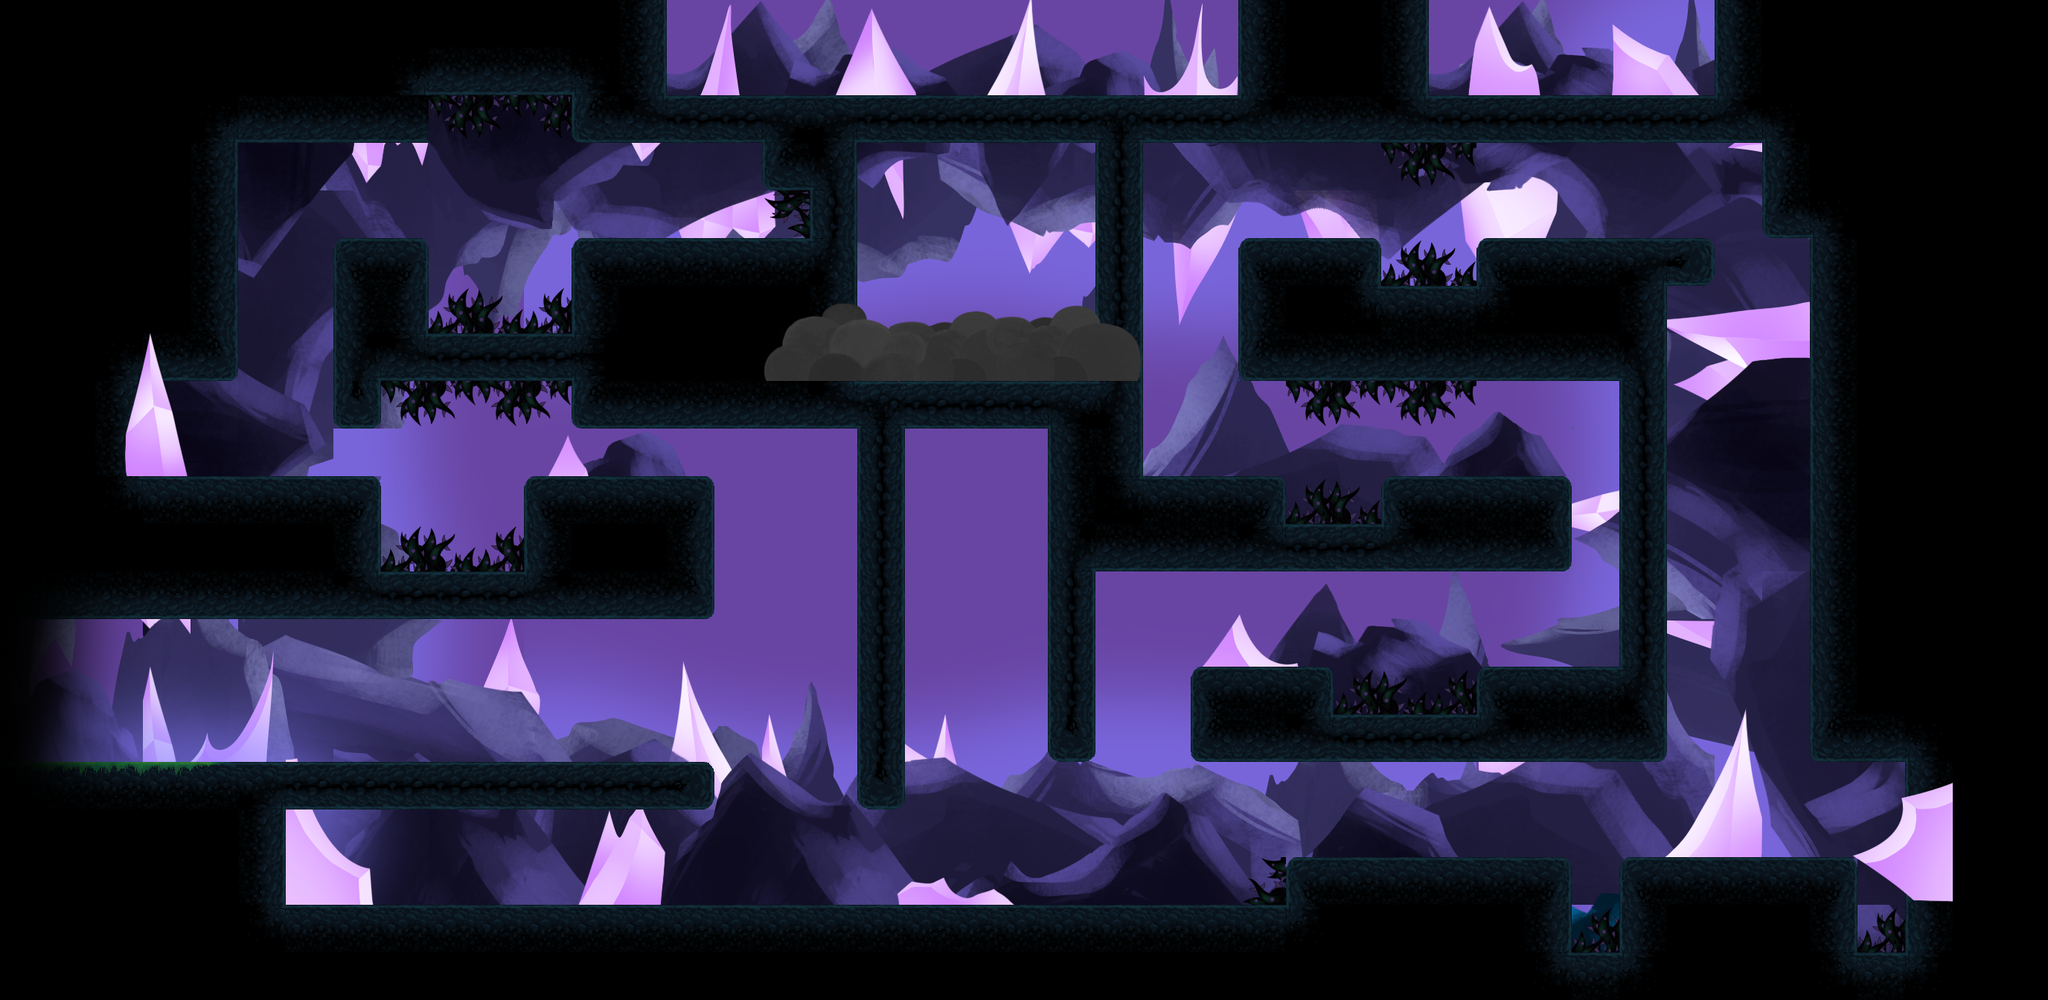

Rendered tile map (Tiled .tmx) drawn with the repository's tilesets; below, a short description and the map source with its tile grids summarised:
An orthogonal 43x21 tile map with 64x64 px tiles, 10 tile layers (Background, Background Fog, Fourth Layer, Rocks Third Layer, ...), 3 hidden layers not drawn, 23 tilesets and 133 objects (13x Spikes, 9x Door, 6x Plate, 4x Box, 3x Creebler, ...).

<map version="1.10" tiledversion="1.11.2" orientation="orthogonal" renderorder="right-down" width="43" height="21" tilewidth="64" tileheight="64" infinite="0" nextlayerid="89" nextobjectid="1814">
 <tileset firstgid="1" name="tiles_cave" tilewidth="64" tileheight="64" tilecount="100" columns="10">
  <image source="../Props/tiles_cave.png" width="640" height="640" />
 </tileset>
 <tileset firstgid="101" name="rocas1" tilewidth="64" tileheight="64" tilecount="480" columns="30">
  <image source="../Environment/rocas1.png" width="1920" height="1080" />
 </tileset>
 <tileset firstgid="581" name="rocas2" tilewidth="64" tileheight="64" tilecount="480" columns="30">
  <image source="../Environment/rocas2.png" width="1920" height="1080" />
 </tileset>
 <tileset firstgid="1061" name="rocas3" tilewidth="64" tileheight="64" tilecount="480" columns="30">
  <image source="../Environment/rocas3.png" width="1920" height="1080" />
 </tileset>
 <tileset firstgid="1541" name="Fondo_cueva" tilewidth="64" tileheight="64" tilecount="480" columns="30">
  <image source="../Environment/Fondo_cueva.png" width="1920" height="1080" />
 </tileset>
 <tileset firstgid="2021" name="niebla_fondo" tilewidth="64" tileheight="64" tilecount="480" columns="30">
  <image source="../Environment/niebla_fondo.png" width="1920" height="1080" />
 </tileset>
 <tileset firstgid="2501" name="piedras_columnas0" tilewidth="64" tileheight="64" tilecount="480" columns="30">
  <image source="../Environment/piedras_columnas0.png" width="1920" height="1080" />
 </tileset>
 <tileset firstgid="2981" name="piedras0" tilewidth="64" tileheight="64" tilecount="480" columns="30">
  <image source="../Environment/piedras0.png" width="1920" height="1080" />
 </tileset>
 <tileset firstgid="3461" name="spike3" tilewidth="64" tileheight="64" tilecount="4" columns="2">
  <image source="../Props/spike3.png" width="128" height="128" />
 </tileset>
 <tileset firstgid="3465" name="SecretCave_Background_Fog" tilewidth="64" tileheight="64" tilecount="480" columns="30">
  <image source="../Environment/SecretCave_Background_Fog.png" width="1920" height="1080" />
 </tileset>
 <tileset firstgid="3945" name="SecretCave_Cristals" tilewidth="64" tileheight="64" tilecount="480" columns="30">
  <image source="../Environment/SecretCave_Cristals.png" width="1920" height="1080" />
 </tileset>
 <tileset firstgid="4425" name="SecretCave_Fog1" tilewidth="64" tileheight="64" tilecount="480" columns="30">
  <image source="../Environment/SecretCave_Fog1.png" width="1920" height="1080" />
 </tileset>
 <tileset firstgid="4905" name="SecretCave_Stones1" tilewidth="64" tileheight="64" tilecount="480" columns="30">
  <image source="../Environment/SecretCave_Stones1.png" width="1920" height="1080" />
 </tileset>
 <tileset firstgid="5385" name="SecretCave_Stones2" tilewidth="64" tileheight="64" tilecount="480" columns="30">
  <image source="../Environment/SecretCave_Stones2.png" width="1920" height="1080" />
 </tileset>
 <tileset firstgid="5865" name="SecretCave_Stones3" tilewidth="64" tileheight="64" tilecount="480" columns="30">
  <image source="../Environment/SecretCave_Stones3.png" width="1920" height="1080" />
 </tileset>
 <tileset firstgid="6345" name="SecretCave_Stones4" tilewidth="64" tileheight="64" tilecount="480" columns="30">
  <image source="../Environment/SecretCave_Stones4.png" width="1920" height="1080" />
 </tileset>
 <tileset firstgid="6825" name="SecretCave_Background1" tilewidth="64" tileheight="64" tilecount="480" columns="30">
  <image source="../Environment/SecretCave_Background1.png" width="1920" height="1080" />
 </tileset>
 <tileset firstgid="7305" name="SecretCave_Fog2" tilewidth="64" tileheight="64" tilecount="480" columns="30">
  <image source="../Environment/SecretCave_Fog2.png" width="1920" height="1080" />
 </tileset>
 <tileset firstgid="7785" name="MapMetadata" tilewidth="64" tileheight="64" tilecount="2" columns="2">
  <image source="MapMetadata.png" width="128" height="64" />
 </tileset>
 <tileset firstgid="7787" name="Bolas(128x530)" tilewidth="64" tileheight="64" tilecount="16" columns="8">
  <image source="../Props/Bolas(128x530).png" width="512" height="128" />
 </tileset>
 <tileset firstgid="7803" name="spike_puple" tilewidth="64" tileheight="64" tilecount="4" columns="2">
  <image source="../Props/spike_puple.png" width="128" height="128" />
 </tileset>
 <tileset firstgid="7807" name="tiles_cave2" tilewidth="64" tileheight="64" tilecount="100" columns="10">
  <image source="../Props/tiles_cave2.png" trans="ff00ff" width="640" height="640" />
 </tileset>
 <tileset firstgid="7907" name="Prueba_change" tilewidth="64" tileheight="64" tilecount="1140" columns="30">
  <image source="../Props/Prueba_change.png" trans="ff00ff" width="1920" height="2444" />
 </tileset>
 <layer id="44" name="Background" width="43" height="21" parallaxx="0" parallaxy="0">
  <properties>
   <property name="Draw" type="bool" value="true" />
  </properties>
  <data>[903 cells, 663 non-empty, 38 distinct tile ids]</data>
 </layer>
 <layer id="75" name="Background Fog" width="43" height="21">
  <properties>
   <property name="Draw" type="bool" value="true" />
  </properties>
  <data>[903 cells, 658 non-empty, 338 distinct tile ids]</data>
 </layer>
 <layer id="76" name="Fourth Layer" width="43" height="21">
  <properties>
   <property name="Draw" type="bool" value="true" />
  </properties>
  <data>[903 cells, 302 non-empty, 193 distinct tile ids]</data>
 </layer>
 <layer id="48" name="Rocks Third Layer" width="43" height="21" parallaxx="0" parallaxy="0">
  <properties>
   <property name="Draw" type="bool" value="true" />
  </properties>
  <data>[903 cells, 432 non-empty, 313 distinct tile ids]</data>
 </layer>
 <layer id="47" name="Rocks Second Layer" width="43" height="21" parallaxx="0" parallaxy="0">
  <properties>
   <property name="Draw" type="bool" value="true" />
  </properties>
  <data>[903 cells, 446 non-empty, 239 distinct tile ids]</data>
 </layer>
 <layer id="45" name="Rocks First Layer" width="43" height="21" parallaxx="0" parallaxy="0">
  <properties>
   <property name="Draw" type="bool" value="true" />
  </properties>
  <data>[903 cells, 454 non-empty, 301 distinct tile ids]</data>
 </layer>
 <layer id="77" name="Fog1" width="43" height="21">
  <properties>
   <property name="Draw" type="bool" value="true" />
  </properties>
  <data>[903 cells, 63 non-empty, 63 distinct tile ids]</data>
 </layer>
 <layer id="23" name="Platforms" width="43" height="21" parallaxx="0" parallaxy="0">
  <properties>
   <property name="Draw" type="bool" value="true" />
   <property name="Forward" type="bool" value="false" />
  </properties>
  <data>[903 cells, 584 non-empty, 98 distinct tile ids]</data>
 </layer>
 <layer id="69" name="Lights" width="43" height="21">
  <properties>
   <property name="Draw" type="bool" value="true" />
  </properties>
  <data>[903 cells, 73 non-empty, 73 distinct tile ids]</data>
 </layer>
 <layer id="54" name="Forward_Layer" width="43" height="21" parallaxx="0" parallaxy="0">
  <properties>
   <property name="Draw" type="bool" value="true" />
   <property name="Forward" type="bool" value="true" />
  </properties>
  <data>[903 cells, 0 non-empty, 0 distinct tile ids]</data>
 </layer>
 <layer id="81" name="Navigation" width="43" height="21" visible="0">
  <properties>
   <property name="Navigation" type="bool" value="true" />
  </properties>
  <data>[903 cells, 218 non-empty, 1 distinct tile ids]</data>
 </layer>
 <layer id="87" name="Path1" width="43" height="21" visible="0">
  <properties>
   <property name="Navigation" type="bool" value="true" />
  </properties>
  <data>[903 cells, 17 non-empty, 1 distinct tile ids]</data>
 </layer>
 <layer id="88" name="Path2" width="43" height="21" visible="0">
  <properties>
   <property name="Navigation" type="bool" value="true" />
  </properties>
  <data>[903 cells, 6 non-empty, 1 distinct tile ids]</data>
 </layer>
 <objectgroup id="25" name="Doors">
  <properties>
   <property name="Doors" type="bool" value="true" />
  </properties>
  <object id="1597" name="Map42" x="0" y="832" height="192">
   <properties>
    <property name="PlayerPosX" type="int" value="2624" />
    <property name="PlayerPosY" type="int" value="2882" />
    <property name="TargetScene" type="int" value="42" />
   </properties>
  </object>
 </objectgroup>
 <objectgroup id="79" name="Props" />
 <objectgroup id="26" name="Collisions">
  <object id="1402" x="384" y="1216" width="1344" />
  <object id="1600" x="0" y="1024" width="384" />
  <object id="1601" x="0" y="832" width="384" />
  <object id="1614" x="1152" y="192" width="320" />
  <object id="1618" x="1984" y="320" width="326.059" />
  <object id="1626" x="1984" y="323.333" height="60.6667" />
  <object id="1627" x="1856" y="384" width="128" />
  <object id="1628" x="1856" y="322.667" height="61.3333" />
  <object id="1629" x="1664" y="320" width="192" />
  <object id="1640" x="2310.06" y="322.502" height="61.4889" />
  <object id="1643" x="2368" y="192" height="128" />
  <object id="1648" x="1536" y="640" width="192" />
  <object id="1651" x="1728" y="642.75" height="61.25" />
  <object id="1652" x="1728" y="704" width="128" />
  <object id="1653" x="1856" y="642" height="62" />
  <object id="1655" x="1856" y="640" width="256" />
  <object id="1661" x="2191" y="1152" width="285.667" />
  <object id="1662" x="2191" y="1157.33" height="122.667" />
  <object id="1664" x="2106" y="1159.67" height="121.667" />
  <object id="1674" x="1728" y="1152" width="377" />
  <object id="1676" x="2563" y="1023.67" height="256" />
  <object id="1677" x="2432" y="1024" width="128" />
  <object id="1684" x="1984" y="896" width="192" />
  <object id="1687" x="1728" y="1152" height="64" />
  <object id="1691" x="1600" y="896" height="128" />
  <object id="1694" x="1600" y="896" width="192" />
  <object id="1695" x="1792" y="896" height="64" />
  <object id="1696" x="1792" y="960" width="192" />
  <object id="1697" x="1984" y="896" height="64" />
  <object id="1708" x="768" y="320" width="256" />
  <object id="1712" x="448" y="322" width="128" />
  <object id="1720" x="192" y="640" width="320" />
  <object id="1724" x="704" y="642" width="256" />
  <object id="1751" x="384" y="1024" width="576" />
  <object id="1616" x="1536" y="192" height="448" />
  <object id="1630" x="1664" y="320" height="192" />
  <object id="1656" x="2112" y="640" height="128" />
  <object id="1690" x="1472" y="768" height="256" />
  <object id="1706" x="2176" y="512" height="384" />
  <object id="1592" x="320" y="192" height="320" />
  <object id="1713" x="448" y="324.667" height="251.333" />
  <object id="1725" x="960" y="644.667" height="187.333" />
  <object id="1757" x="1152" y="576" height="512" />
  <object id="1775" x="896" y="128" width="768" />
  <object id="1790" x="192" y="512" width="128" />
  <object id="1791" x="192" y="512" height="128" />
  <object id="1794" x="1088" y="0" width="576" />
  <object id="1795" x="2478" y="1158.33" width="4.54747e-13" height="122" />
  <object id="1796" x="2483.67" y="1280" width="78.6667" />
  <object id="1797" x="2112" y="1280" width="64" />
  <object id="1801" x="1920" y="128" width="384" />
  <object id="1804" x="1920" y="0" height="128" />
  <object id="1805" x="2304" y="0" height="128" />
 </objectgroup>
 <objectgroup id="85" name="Wall">
  <object id="1499" x="384" y="1088" height="128" />
  <object id="1763" x="320" y="192" width="256" />
  <object id="1764" x="576" y="128" height="64" />
  <object id="1765" x="576" y="128" width="192" />
  <object id="1766" x="768" y="128" height="64" />
  <object id="1770" x="768" y="192" width="256" />
  <object id="1771" x="1024" y="192" height="64" />
  <object id="1609" x="1152" y="512" width="64" />
  <object id="1611" x="768" y="576" width="384" />
  <object id="1612" x="1408" y="512" width="64" />
  <object id="1617" x="1536" y="192" width="832" />
  <object id="1631" x="1664" y="512" width="512" />
  <object id="1641" x="2240" y="384" width="69.3333" />
  <object id="1644" x="2373" y="320" width="59" />
  <object id="1657" x="1472" y="768" width="640" />
  <object id="1689" x="1408" y="1024" width="64" />
  <object id="1692" x="1600" y="1024" width="640" />
  <object id="1726" x="384" y="832" width="576" />
  <object id="1753" x="384" y="1088" width="576" />
  <object id="1756" x="1152" y="1088" width="64" />
  <object id="1762" x="448" y="576" width="64" />
  <object id="1786" x="1024" y="256" width="64" />
  <object id="1787" x="1088" y="256" height="64" />
  <object id="1788" x="1024" y="320" width="64" />
  <object id="1792" x="896" y="0" height="128" />
  <object id="1793" x="1664" y="0" height="128" />
 </objectgroup>
 <objectgroup id="84" name="Spikes">
  <object id="1666" name="Spikes" x="1856" y="329.333" width="128" height="54.6667" />
  <object id="1668" name="Spikes" x="1728" y="653.333" width="128" height="50.6667" />
  <object id="1670" name="Spikes" x="1728" y="512" width="256" height="54.6667" />
  <object id="1671" name="Spikes" x="1856" y="192" width="128" height="57.3333" />
  <object id="1678" name="Spikes" x="2107.33" y="1216" width="82" height="64" />
  <object id="1679" name="Spikes" x="2484.33" y="1216" width="77.6667" height="64" />
  <object id="1698" name="Spikes" x="1792" y="909.333" width="192" height="50.6667" />
  <object id="1735" name="Spikes" x="576" y="384" width="192" height="64" />
  <object id="1736" name="Spikes" x="512" y="704" width="192" height="64" />
  <object id="1737" name="Spikes" x="512" y="512" width="256" height="56" />
  <object id="1738" name="Spikes" x="576" y="128" width="192" height="57.3333" />
  <object id="1789" name="Spikes" x="1034" y="256" width="54" height="64" />
  <object id="1806" name="Spikes" x="1664" y="1152" width="64" height="64" />
 </objectgroup>
 <objectgroup id="80" name="Enemies">
  <object id="1680" name="Creebler" x="2304" y="1088" width="64" height="64">
   <properties>
    <property name="navigationLayer" value="Path1" />
   </properties>
  </object>
  <object id="1701" name="DungBeetle" x="1240" y="161.333" width="64" height="64" />
  <object id="1783" name="Creebler" x="1216" y="64" width="64" height="64">
   <properties>
    <property name="navigationLayer" value="Path1" />
   </properties>
  </object>
  <object id="1784" name="Creebler" x="1485.5" y="64" width="64" height="64">
   <properties>
    <property name="navigationLayer" value="Path2" />
   </properties>
  </object>
  <object id="1811" name="Scurver" x="2178.67" y="25.3333" width="64" height="64" />
 </objectgroup>
 <objectgroup id="82" name="PressureSystem">
  <object id="1413" name="Door" x="1216" y="512" width="192" height="64">
   <properties>
    <property name="groupId" type="int" value="3" />
    <property name="isOpen" type="bool" value="false" />
   </properties>
  </object>
  <object id="1605" name="Door" x="192" y="832" width="64" height="192">
   <properties>
    <property name="groupId" type="int" value="2" />
    <property name="isOpen" type="bool" value="true" />
   </properties>
  </object>
  <object id="1607" name="Plate" x="320" y="960" width="64" height="64">
   <properties>
    <property name="groupId" type="int" value="2" />
    <property name="isInvisible" type="bool" value="true" />
   </properties>
  </object>
  <object id="1637" name="Door" x="2240" y="448" width="192" height="64">
   <properties>
    <property name="groupId" type="int" value="0" />
   </properties>
  </object>
  <object id="1639" name="Door" x="2240" y="704" width="192" height="64">
   <properties>
    <property name="groupId" type="int" value="1" />
   </properties>
  </object>
  <object id="1673" name="Door" x="2240" y="960" width="192" height="64">
   <properties>
    <property name="groupId" type="int" value="0" />
   </properties>
  </object>
  <object id="1700" name="Plate" x="2304" y="1088" width="64" height="64">
   <properties>
    <property name="groupId" type="int" value="3" />
   </properties>
  </object>
  <object id="1745" name="Plate" x="384" y="1152" width="64" height="64">
   <properties>
    <property name="groupId" type="int" value="3" />
   </properties>
  </object>
  <object id="1754" name="Door" x="960" y="1024" width="192" height="64">
   <properties>
    <property name="groupId" type="int" value="0" />
   </properties>
  </object>
  <object id="1758" name="Door" x="512" y="641" width="192" height="64">
   <properties>
    <property name="groupId" type="int" value="0" />
   </properties>
  </object>
  <object id="1759" name="Door" x="576" y="321" width="192" height="64">
   <properties>
    <property name="groupId" type="int" value="1" />
   </properties>
  </object>
  <object id="1781" name="Plate" x="1196.67" y="63.6667" width="64" height="64">
   <properties>
    <property name="groupId" type="int" value="0" />
   </properties>
  </object>
  <object id="1782" name="Plate" x="1320.67" y="64" width="64" height="64">
   <properties>
    <property name="groupId" type="int" value="1" />
   </properties>
  </object>
  <object id="1808" name="Plate" x="1920" y="64" width="64" height="64">
   <properties>
    <property name="groupId" type="int" value="6" />
   </properties>
  </object>
  <object id="1812" name="Door" x="1856" y="1024" width="64" height="128">
   <properties>
    <property name="groupId" type="int" value="6" />
   </properties>
  </object>
 </objectgroup>
 <objectgroup id="86" name="WallSlide">
  <object id="1610" x="1152" y="192" height="320" />
  <object id="1613" x="1472" y="192" height="320" />
  <object id="1642" x="2240" y="384" height="640" />
  <object id="1672" x="1408" y="512" height="512" />
  <object id="1755" x="1216" y="512" height="576" />
  <object id="1593" x="2432" y="320" height="704" />
 </objectgroup>
 <objectgroup id="83" name="Props">
  <object id="1747" name="Box" x="832" y="264" width="56" height="56" />
  <object id="1780" name="Box" x="1299" y="63.6667" width="64" height="64" />
  <object id="1798" name="Box" x="2177.35" y="259.667" width="50.6301" height="51.3333" />
  <object id="1810" name="Box" x="2048" y="64" width="54.6667" height="54.6667" />
 </objectgroup>
 <objectgroup id="58" name="Wall">
  <object id="1709" x="768" y="323.5" height="124.5" />
  <object id="1710" x="576" y="448" width="192" />
  <object id="1711" x="576" y="326" height="122" />
  <object id="1714" x="512" y="512" width="256" />
  <object id="1721" x="512" y="645.75" height="122.25" />
  <object id="1722" x="512" y="768" width="192" />
  <object id="1723" x="704" y="645.417" height="122.583" />
  <object id="1752" x="960" y="1024" height="64" />
  <object id="1760" x="768" y="512" height="64" />
  <object id="1761" x="512" y="512" height="64" />
 </objectgroup>
</map>
